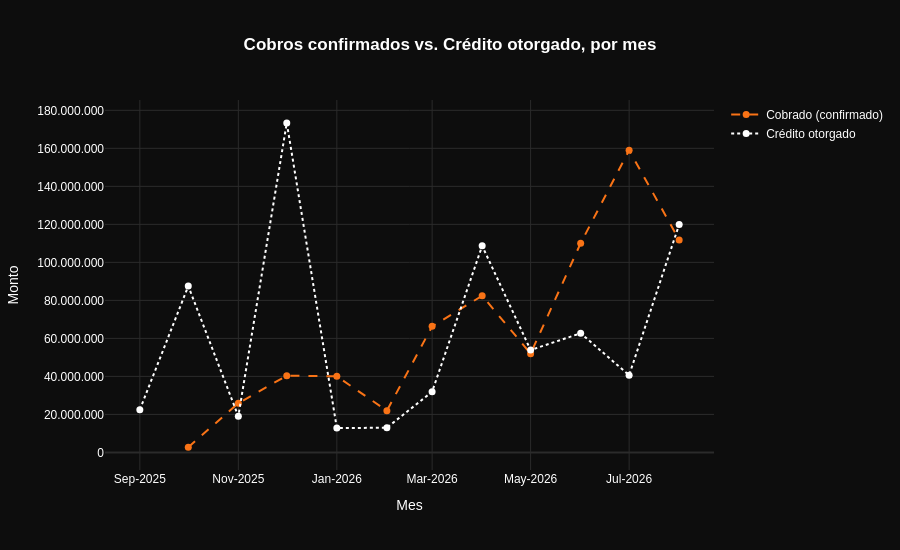

Here is the notebook cell this chart was saved with:
### Markdown cell above
#### Evolución mensual de cobros confirmados

### Code cell
cobros_tiempo = cobros[cobros["Estado"] == "Confirmado"].copy()
cobros_tiempo["Fecha de cobro"] = pd.to_datetime(cobros_tiempo["Fecha de cobro"])
cobros_tiempo["Mes"] = cobros_tiempo["Fecha de cobro"].dt.to_period("M").dt.to_timestamp()
cobros_mensual = cobros_tiempo.groupby("Mes")["Monto a cobrar"].sum()

credito_otorgado_mensual = credito_otorgado.groupby("Mes")["Monto"].sum()

fig = go.Figure()
fig.add_trace(go.Scatter(
    x=cobros_mensual.index, y=cobros_mensual.values, name="Cobrado (confirmado)",
    mode="lines+markers", line=dict(width=2, color=NARANJA, dash="dash"), marker=dict(size=7, color=NARANJA),
    hovertemplate="<b>Mes:</b> %{x|%b-%Y}<br><b>Cobrado:</b> %{y:,.0f}<extra></extra>",
))
fig.add_trace(go.Scatter(
    x=credito_otorgado_mensual.index, y=credito_otorgado_mensual.values, name="Crédito otorgado",
    mode="lines+markers", line=dict(width=2, color=BLANCO, dash="dot"), marker=dict(size=7, color=BLANCO),
    hovertemplate="<b>Mes:</b> %{x|%b-%Y}<br><b>Crédito otorgado:</b> %{y:,.0f}<extra></extra>",
))

fig.update_xaxes(tickformat="%b-%Y", title_text="Mes")
fig.update_yaxes(tickformat=",.0f", title_text="Monto")
tema_oscuro(fig, title=dict(text="Cobros confirmados vs. Crédito otorgado, por mes"), width=900, height=550)
fig.show()

### Figure 1 — Plotly figure (JSON) as saved in the notebook; plotly's stock layout.template omitted (floating-point values rounded to 4 significant figures)
{"data": [{"hovertemplate": "<b>Mes:</b> %{x|%b-%Y}<br><b>Cobrado:</b> %{y:,.0f}<extra></extra>", "line": {"color": "#F97316", "dash": "dash", "width": 2}, "marker": {"color": "#F97316", "size": 7}, "mode": "lines+markers", "name": "Cobrado (confirmado)", "type": "scatter", "x": ["2025-10-01T00:00:00.000000000", "2025-11-01T00:00:00.000000000", "2025-12-01T00:00:00.000000000", "2026-01-01T00:00:00.000000000", "2026-02-01T00:00:00.000000000", "2026-03-01T00:00:00.000000000", "2026-04-01T00:00:00.000000000", "2026-05-01T00:00:00.000000000", "2026-06-01T00:00:00.000000000", "2026-07-01T00:00:00.000000000", "2026-08-01T00:00:00.000000000"], "y": [2783000.0, 25890000.0, 40400000.0, 40050000.0, 21930000.0, 66330000.0, 82430000.0, 51970000.0, 110100000.0, 159000000.0, 111800000.0]}, {"hovertemplate": "<b>Mes:</b> %{x|%b-%Y}<br><b>Crédito otorgado:</b> %{y:,.0f}<extra></extra>", "line": {"color": "#FFFFFF", "dash": "dot", "width": 2}, "marker": {"color": "#FFFFFF", "size": 7}, "mode": "lines+markers", "name": "Crédito otorgado", "type": "scatter", "x": ["2025-09-01T00:00:00.000000000", "2025-10-01T00:00:00.000000000", "2025-11-01T00:00:00.000000000", "2025-12-01T00:00:00.000000000", "2026-01-01T00:00:00.000000000", "2026-02-01T00:00:00.000000000", "2026-03-01T00:00:00.000000000", "2026-04-01T00:00:00.000000000", "2026-05-01T00:00:00.000000000", "2026-06-01T00:00:00.000000000", "2026-07-01T00:00:00.000000000", "2026-08-01T00:00:00.000000000"], "y": [22500000.0, 87540000.0, 19000000.0, 173400000.0, 12800000.0, 13000000.0, 31900000.0, 108700000.0, 53860000.0, 62700000.0, 40610000.0, 119900000.0]}], "layout": {"font": {"color": "#FFFFFF", "family": "Arial"}, "height": 550, "legend": {"bgcolor": "#0D0D0D", "font": {"color": "#FFFFFF"}}, "paper_bgcolor": "#0D0D0D", "plot_bgcolor": "#0D0D0D", "separators": ",.", "title": {"font": {"color": "#FFFFFF", "family": "Arial"}, "text": "<b>Cobros confirmados vs. Crédito otorgado, por mes</b>", "x": 0.5}, "width": 900, "xaxis": {"color": "#FFFFFF", "gridcolor": "#2B2B2B", "tickformat": "%b-%Y", "title": {"text": "Mes"}, "zerolinecolor": "#2B2B2B"}, "yaxis": {"color": "#FFFFFF", "gridcolor": "#2B2B2B", "tickformat": ",.0f", "title": {"text": "Monto"}, "zerolinecolor": "#2B2B2B"}}}
